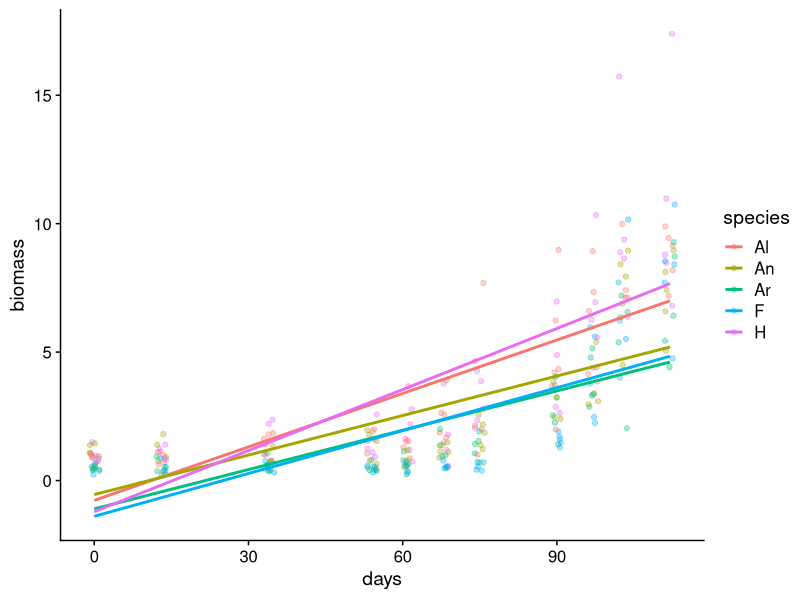
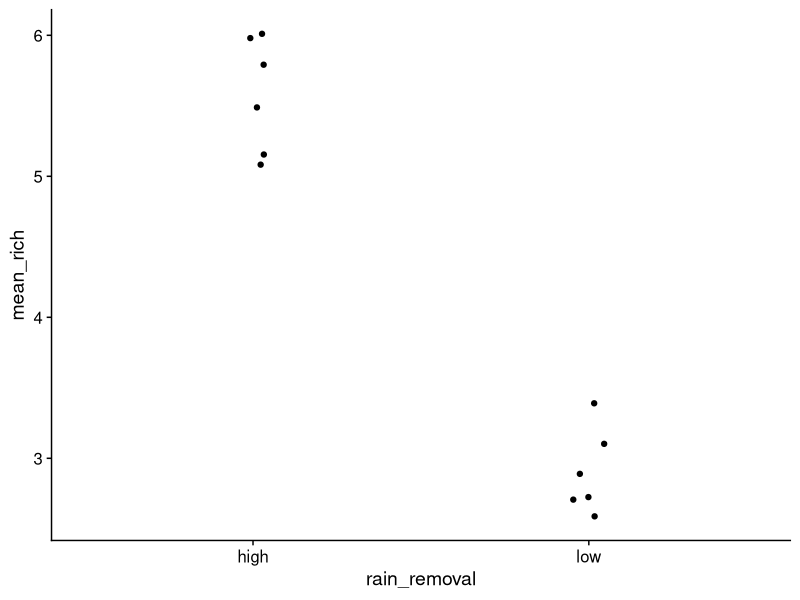

Write the R code that produced these figures, in order.
## ---- chunk 1
library(tidyverse)
library(readxl)
library(cowplot)
theme_set(theme_cowplot())
## ---- chunk 2
# FIXME
gr <- read_csv("../data/growthrate_data.csv")
gr
## ---- chunk 3
# FIXME
gr_long <- gr %>%
              pivot_longer(cols = c("day_0","day_13","day_34","day_54","day_61","day_68",
                                    "day_75","day_90","day_97", "day_103", "day_112"), 
                           names_to ="day", 
                           values_to ="biomass")
gr_long


#PRO TIP:  You can also make your life easier by just specifying the column numbers!
gr_long2 <- gr %>%
              pivot_longer(cols = c(3:13), 
                           names_to ="day", 
                           values_to ="biomass")
gr_long2
## ---- chunk 4
# FIXME
gr_long <- gr_long %>%
                separate(day, into = c("text", "days"), convert = TRUE)

#you can also remove this extraneous column using this the [] and - the column of interest
gr_long <- gr_long[,-3]
gr_long

## ---- chunk 5
#FIXME
gr_long %>% group_by(species) %>% tally()
## ---- chunk 6
#FIXME
#View(gr_long)
## ---- chunk 7
#FIXME
gr_long2 <- gr_long %>%
              drop_na()

gr_long2 %>% group_by(species) %>% tally()
## ---- chunk 8
# FIXME
ggplot(gr_long2, aes(x = days, y = biomass, color = species))+
  geom_point(position = position_jitter(width = 1), alpha = 1/3)+
  geom_smooth(method = "lm", se = FALSE)
## ---- chunk 9
# FIXME
comp <- read_csv("../data/rainout_plantspecies_presence.csv")
comp
## ---- chunk 10
# FIXME

richness <- comp %>%
              group_by(plot_no, subplot) %>%
              summarize(richness = length(unique(species)))
richness
## ---- chunk 11
# FIXME
plot <- read_csv("../data/rainout_plots.csv")
plot
## ---- chunk 12
# FIXME
richness <- richness %>%
                  left_join(plot, by = c("plot_no", "subplot"))
richness

#Also
richness %>%
    left_join(plot)
## ---- chunk 13
# FIXME
mean_richness_plot <- richness %>%
                        group_by(plot_no) %>%
                        summarize(mean = mean(richness),
                                  sd = sd(richness))
mean_richness_plot
## ---- chunk 14
# FIXME
mean_richness_plot <- richness %>%
                        group_by(plot_no, rain_removal) %>%
                        summarize(mean_rich = mean(richness),
                                  sd_rich = sd(richness))
mean_richness_plot
## ---- chunk 15
# FIXME
ggplot(mean_richness_plot, aes(x = rain_removal, y = mean_rich))+
  geom_point(position = position_jitter(width = .05))
